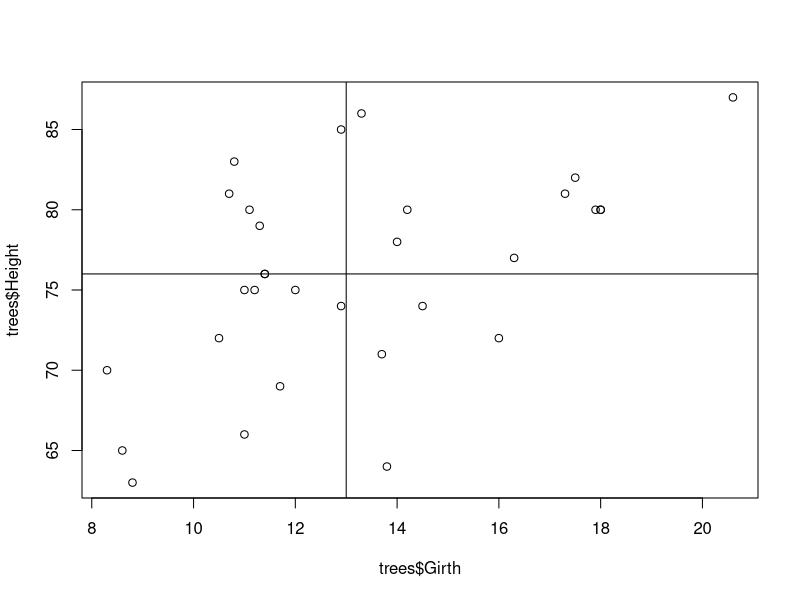
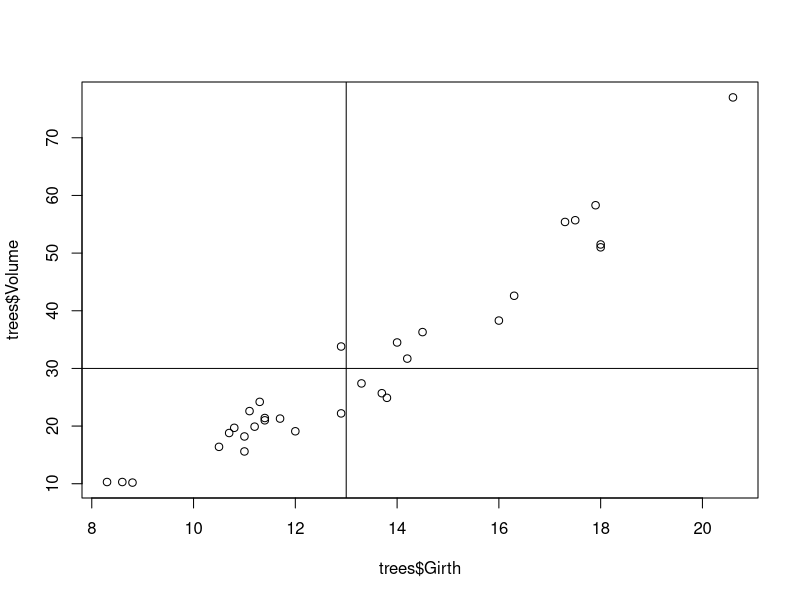

Source code (R) for these figures, in order:
## ---- chunk 1
knitr::opts_chunk$set(echo = TRUE)
## ---- chunk 2
DiagrammeR::grViz("
digraph {
  graph [layout = circo]
  node [shape = circle]
    A [label = 'Girth']
    B [label = 'Height']
    C [label = 'Volume']
  edge []
    A -> C
    A -> B
    B -> A
    B -> C
}
")
## ---- chunk 3
summary(trees)
## ---- chunk 4
plot(trees$Girth, trees$Height)
abline(0,0,0,13) # Mittelwert für X-Achse
abline(76,0,0,0) # Mittelwert für Y-Achse
## ---- chunk 5
plot(trees$Girth, trees$Volume)
abline(0,0,0,13) # Mittelwert für X-Achse
abline(30,0,0,0) # Mittelwert für Y-Achse
